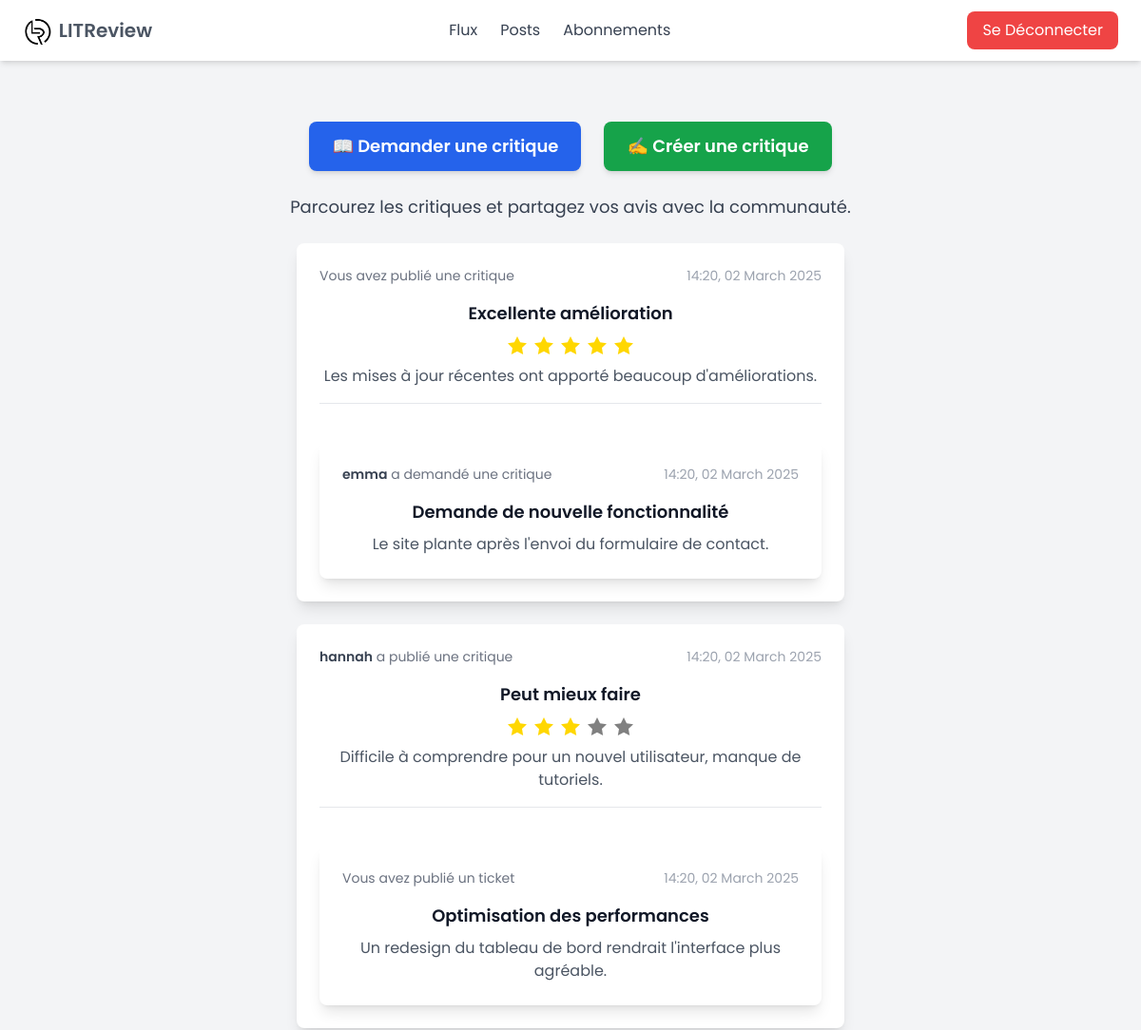
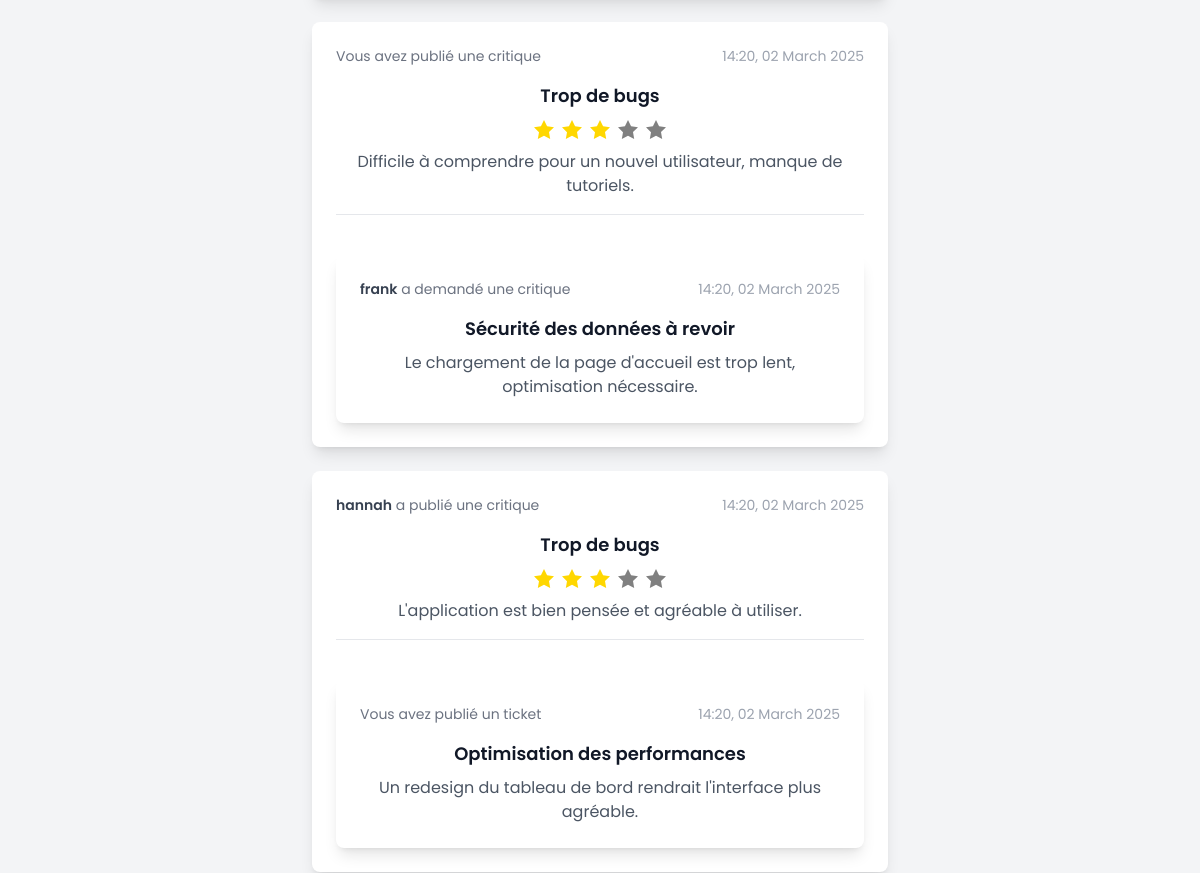
/flux/ (signed in, upper part), run on an earlier commit of the app's database (2 pictures, top to bottom).
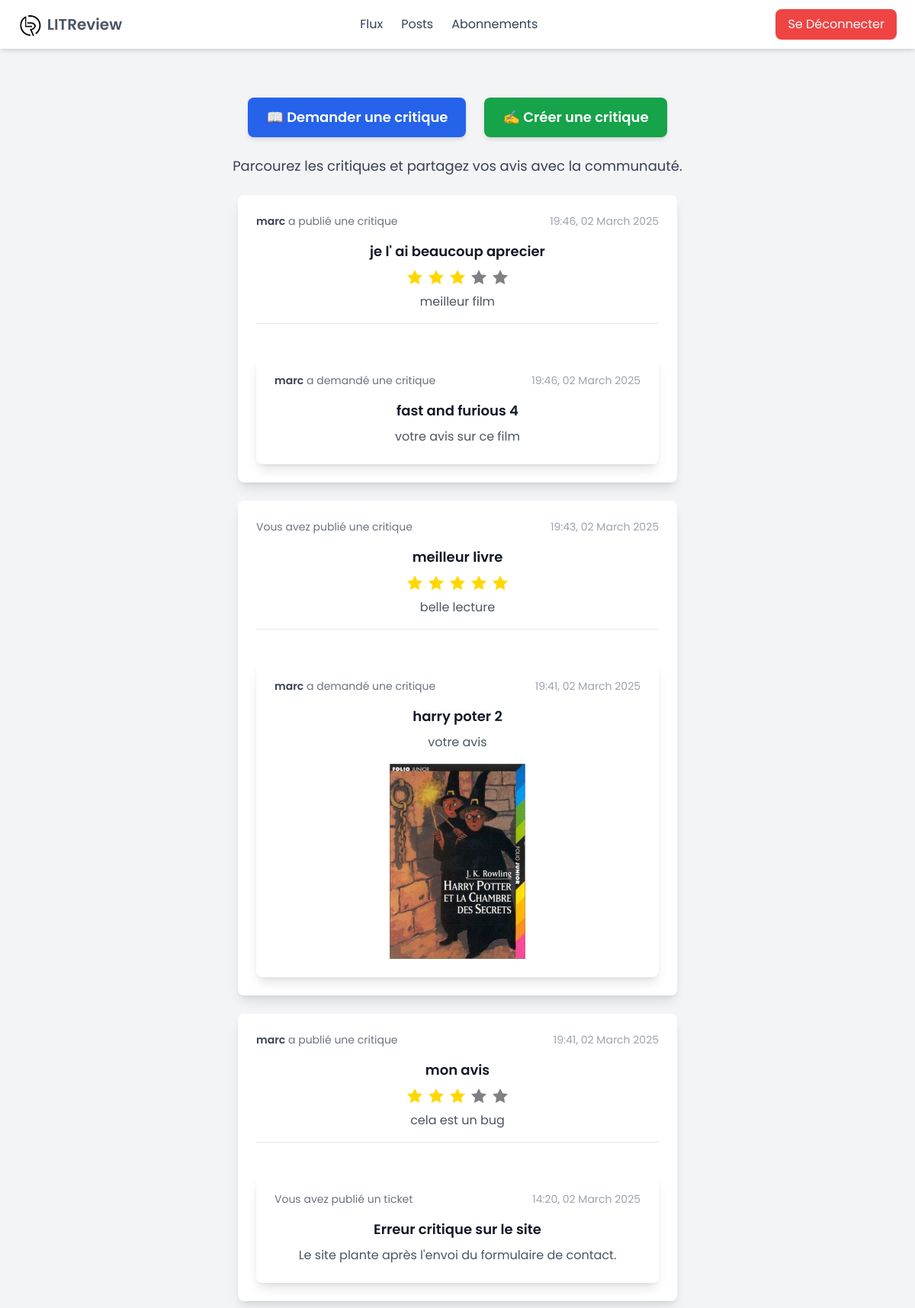
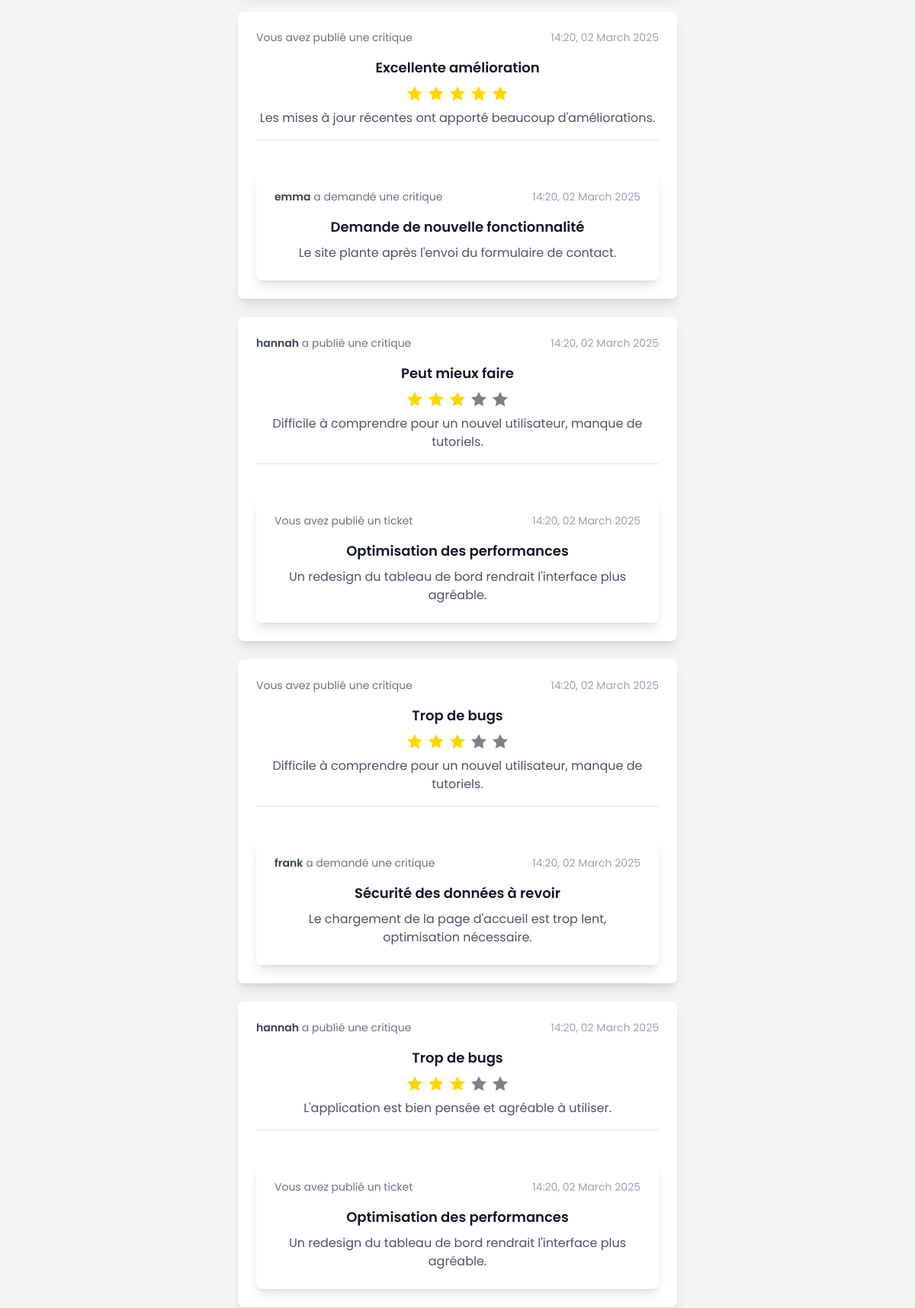
And on a later commit of the database (2 pictures, top to bottom).
### listings/models.py (models this page shows, shortened)
class Review(models.Model):
    ticket = models.ForeignKey(
        "Ticket", on_delete=models.CASCADE, related_name="reviews"
    )
    user = models.ForeignKey(
        settings.AUTH_USER_MODEL, on_delete=models.CASCADE, related_name="reviews"
    )
    rating = models.PositiveSmallIntegerField(
        blank=True, validators=[MinValueValidator(0), MaxValueValidator(5)]
    )
    headline = models.CharField(
        max_length=128, error_messages={"blank": "Le titre est obligatoire."}
    )
    body = models.TextField(max_length=8192, blank=True)
    time_created = models.DateTimeField(auto_now_add=True)

class Ticket(models.Model):
    user = models.ForeignKey(
        settings.AUTH_USER_MODEL, on_delete=models.CASCADE, related_name="tickets"
    )
    title = models.CharField(
        max_length=128, error_messages={"blank": "Le titre est obligatoire."}
    )
    description = models.TextField(max_length=2048, blank=True)
    image = models.ImageField(upload_to="images/", blank=True, null=True)
    created_at = models.DateTimeField(auto_now_add=True)

class User(AbstractBaseUser):
    username = models.CharField(
        max_length=150, unique=True  # Vérification dans la base de données
    )
    date_joined = models.DateTimeField(auto_now_add=True)
    is_active = models.BooleanField(default=True)
    is_staff = models.BooleanField(default=False)
    is_superuser = models.BooleanField(default=False)
    objects = CustomUserManager()
    USERNAME_FIELD = "username"  # Plus besoin d'email ici
    REQUIRED_FIELDS = []  # Supprime l'email des champs obligatoires

### listings/views.py (the view)
# urls.py: path("flux/", flux, name="flux"),
@login_required
def flux(request):
    user = request.user
    followed_users = UserFollows.objects.filter(user=user).values_list(
        "followed_user", flat=True
    )
    reviews = Review.objects.filter(
        Q(user__in=followed_users)  # Critiques des utilisateurs suivis
        | Q(user=user)  # Critiques de l'utilisateur connecté
        | Q(
            ticket__user=user
        )  # Critiques en réponse aux billets de l'utilisateur connecté
    ).annotate(content_type=Value("REVIEW", output_field=CharField()))
    tickets_with_reviews = reviews.values_list("ticket_id", flat=True)
    tickets = Ticket.objects.filter(
        Q(user__in=followed_users)  # Billets des utilisateurs suivis
        | Q(user=user)  # Billets de l'utilisateur connecté
    ).exclude(
        id__in=tickets_with_reviews
    )  # ✅ Exclure les tickets qui ont déjà une critique
    tickets = tickets.annotate(content_type=Value("TICKET", output_field=CharField()))
    posts = sorted(
        chain(reviews, tickets),
        key=lambda post: getattr(
            post, "time_created", getattr(post, "created_at", None)
        ),
        reverse=True,
    )
    return render(request, "flux.html", {"posts": posts})

### templates/flux.html (shortened to what this page needs)
{% extends "base.html" %}
{% load static %}
{% block content %}
<div class="container mx-auto px-4 mt-10 text-center">
    <div class="flex flex-col md:flex-row justify-center space-y-4 md:space-y-0 md:space-x-6">
        <a href="{% url 'new_ticket' %}"
           class="bg-blue-600 text-white px-6 py-3 rounded-lg text-lg font-semibold shadow-md hover:bg-blue-700 hover:scale-105 transition duration-300"
           aria-label="Créer un ticket pour demander une critique">
            📖 Demander une critique
        </a>
        <a href="{% url 'new_ticket_and_review' %}"
           class="bg-green-600 text-white px-6 py-3 rounded-lg text-lg font-semibold shadow-md hover:bg-green-700 hover:scale-105 transition duration-300"
           aria-label="Créer un ticket avec une critique">
            ✍️ Créer une critique
        </a>
    </div>
    <p class="text-gray-700 mt-6 text-lg">Parcourez les critiques et partagez vos avis avec la communauté.</p>
    {% for post in posts %}
        {% if post.content_type == 'TICKET' %}
            <div id="ticket-{{ post.id }}" class="max-w-3xl mx-auto bg-white shadow-lg rounded-lg p-6 mt-6">
                <div class="flex justify-between items-center text-gray-700 text-sm">
                    <p>
                        {% if post.user == request.user %}
                            Vous avez publié un ticket
                        {% else %}
                            <span class="font-semibold text-gray-900">{{ post.user.username }}</span> a demandé une critique
                        {% endif %}
                    </p>
                    <p class="text-gray-700">{{ post.created_at|date:"H:i, d F Y" }}</p>
                </div>
                <h2 class="text-lg font-semibold text-gray-900 mt-4">{{ post.title }}</h2>
                <p class="text-gray-700 mt-2">{{ post.description }}</p>
                {% if post.image %}
                    <div class="mt-4 flex justify-center">
                        <img src="{{ post.image.url }}" alt="{{ post.title }}"
                             class="w-full max-h-64 object-contain rounded-md">
                    </div>
                {% endif %}
                {% if post.user != request.user and not post.has_reviews and not post.has_user_review %}
                    <div class="mt-4 flex justify-end">
                        <button onclick="toggleReviewForm('review-container-{{ post.id }}', 'review-button-{{ post.id }}')"
                                id="review-button-{{ post.id }}"
                                class="mt-2 inline-block bg-blue-500 text-white px-4 py-2 rounded-lg hover:bg-blue-600 transition"
                                aria-label="Ajouter une critique pour le ticket {{ post.title }}"
                                aria-expanded="false"
                                tabindex="0"
                                onkeydown="if (event.key === 'Enter') toggleReviewForm('review-container-{{ post.id }}', 'review-button-{{ post.id }}')">
                            Ajouter une critique
                        </button>
                    </div>
                    <div id="review-container-{{ post.id }}" class="hidden mt-4" aria-hidden="true">
                        {% include "new_review_form.html" with edit_mode=True new=True ticket_id=post.id review_form_id="review-form-"|add:post.id %}
                    </div>
                {% endif %}
            </div>
        {% elif post.content_type == 'REVIEW' %}
            {% include "review_view.html" with review=post %}
        {% endif %}
    {% empty %}
        <p class="text-gray-500 text-center mt-6">Aucune activité pour le moment.</p>
    {% endfor %}
</div>
{% endblock %}

### templates/review_view.html (shortened to what this page needs)
<div class="max-w-xl mx-auto bg-white shadow-lg rounded-lg p-6 mt-6">
    <div class="flex justify-between items-center text-gray-500 text-sm">
        <p>
            {% if review.user == request.user %}
                Vous avez publié une critique
            {% else %}
                <span class="font-semibold text-gray-700">{{ review.user.username }}</span> a publié une critique
            {% endif %}
        </p>
        <p class="text-gray-400">
            {{ review.time_created|date:"H:i, d F Y" }}
        </p>
    </div>
    <div class="mt-4">
        <h3 class="text-lg font-semibold text-gray-900">{{ review.headline }}</h3>
    </div>
    <div class="mt-2">
{% include "rating.html" with rating=review.rating %}
    </div>
    <p class="text-gray-600 mt-2">{{ review.body }}</p>
    <div class="mt-4 border-t pt-4">
        {% include "ticket_view.html" with ticket=review.ticket %}
    </div>
</div>

### templates/rating.html (shortened to what this page needs)
{% load static %}
<div class="flex justify-center items-center w-full">
    <div id="star-container-{{ rating_input_id }}"
         class="flex space-x-1"
         data-edit="{{ edit_mode|default:False|yesno:'true,false' }}"
         data-rating="{{ rating|default:0 }}">
        {% for i in "12345" %}
        <button type="button"
                data-value="{{ i }}"
                class="star w-6 h-6 flex items-center justify-center focus:outline-none {% if not edit_mode %}pointer-events-none{% endif %}"
                {% if not edit_mode %}disabled{% endif %}
                role="button"
                aria-label="Attribuer {{ i }} étoile{{ i|pluralize }} sur 5"
                tabindex="{% if edit_mode %}0{% else %}-1{% endif %}"
                onkeydown="handleKeyDown(event)">
            <svg xmlns="http://www.w3.org/2000/svg" viewBox="0 0 24 24"
                 class="star-svg w-6 h-6 transition duration-200"
                 fill="{% if rating and rating|add:'0' >= i|add:'0' %}gold{% else %}gray{% endif %}"
                 aria-hidden="true">
                <path d="M12 2l3.09 6.26 6.91.99-5 4.87 1.18 6.88L12 17.77l-6.18 3.25 1.18-6.88-5-4.87 6.91-.99z"/>
            </svg>
        </button>
        {% endfor %}
    </div>
</div>

### templates/ticket_view.html (shortened to what this page needs)
<div class="max-w-xl mx-auto bg-white shadow-lg rounded-lg p-6 mt-6">
    <div class="flex justify-between items-center text-gray-500 text-sm">
        <p>
            {% if ticket.user == request.user %}
                Vous avez publié un ticket
            {% else %}
                <span class="font-semibold text-gray-700">{{ ticket.user.username }}</span> a demandé une critique
            {% endif %}
        </p>
        <p class="text-gray-400">
            {{ ticket.created_at|date:"H:i, d F Y" }}
        </p>
    </div>
    <div class="mt-4">
        <h3 class="text-lg font-semibold text-gray-900">{{ ticket.title }}</h3>
        <p class="text-gray-600 mt-2">{{ ticket.description }}</p>
    </div>
{% if ticket.image %}
    <div class="mt-4 flex justify-center">
        <img src="{{ ticket.image.url }}" alt="Image du livre"
             class="w-full max-h-64 object-contain">
    </div>
{% endif %}
</div>

What changed in the data, as far as the page shows it:
added Review: user.username "marc", time_created "19:46, 02 March 2025", headline "je l' ai beaucoup aprecier", {{ i }} 1 (drawn), rating 3 (drawn), {{ i }} 2 (drawn), {{ i }} 3 (drawn), {{ i }} 4 (drawn), {{ i }} 5 (drawn), body "meilleur film"
added Ticket: user.username "marc", created_at "19:46, 02 March 2025", title "fast and furious 4", description "votre avis sur ce film"
added Review: shows "Vous avez publié une critique", time_created "19:43, 02 March 2025", headline "meilleur livre", {{ i }} 1 (drawn), rating 5 (drawn), {{ i }} 2 (drawn), {{ i }} 3 (drawn), {{ i }} 4 (drawn), {{ i }} 5 (drawn), body "belle lecture", image (picture)
added Ticket: user.username "marc", created_at "19:41, 02 March 2025", title "harry poter 2", description "votre avis"
added Review: user.username "marc", time_created "19:41, 02 March 2025", headline "mon avis", {{ i }} 1 (drawn), rating 3 (drawn), {{ i }} 2 (drawn), {{ i }} 3 (drawn), {{ i }} 4 (drawn), {{ i }} 5 (drawn), body "cela est un bug", shows "Vous avez publié un ticket"
now on this page (row unchanged): Ticket: created_at "14:20, 02 March 2025", title "Erreur critique sur le site", description "Le site plante après l'envoi du formulaire de contact."
